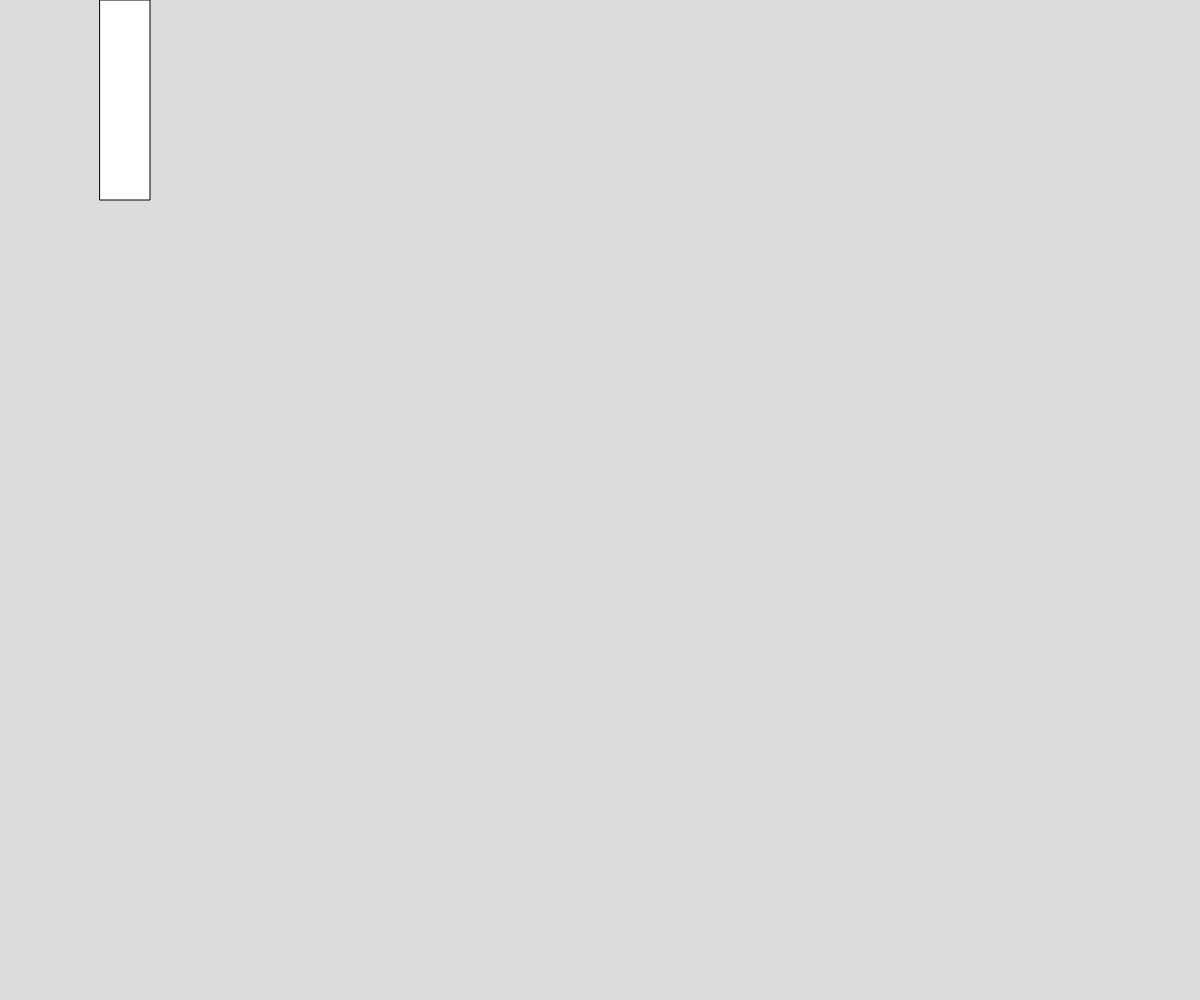
Frame 1 (no input)
Frame 60 (no input): identical to frame 1, image omitted
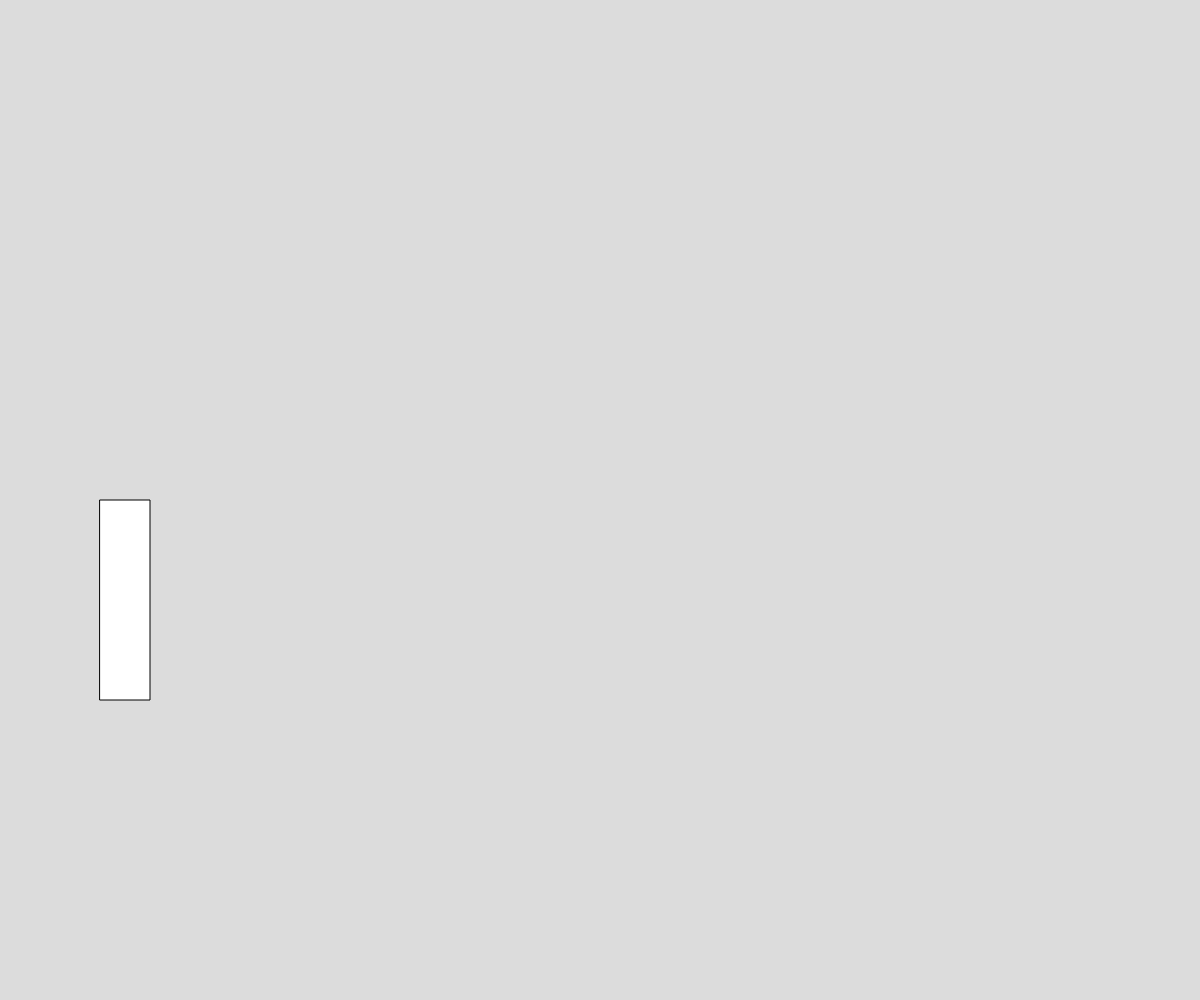
Frame 120 (the mouse pressed at the canvas centre since frame 60)

The p5.js sketch that drew these frames (run headless with seeded random() and noise() and a simulated clock; from frame 60 on, the mouse is pressed at the canvas centre):

// p5.js sketch
// ── sketch.js
// Project Title
// Your Name
// Date
//
// Extra for Experts:
// - describe what you did to take this project "above and beyond"


function setup() {
  createCanvas(windowWidth, windowHeight);
}

function draw() {
  background(220);
  rect(100, mouseY, 50, 200)
}
